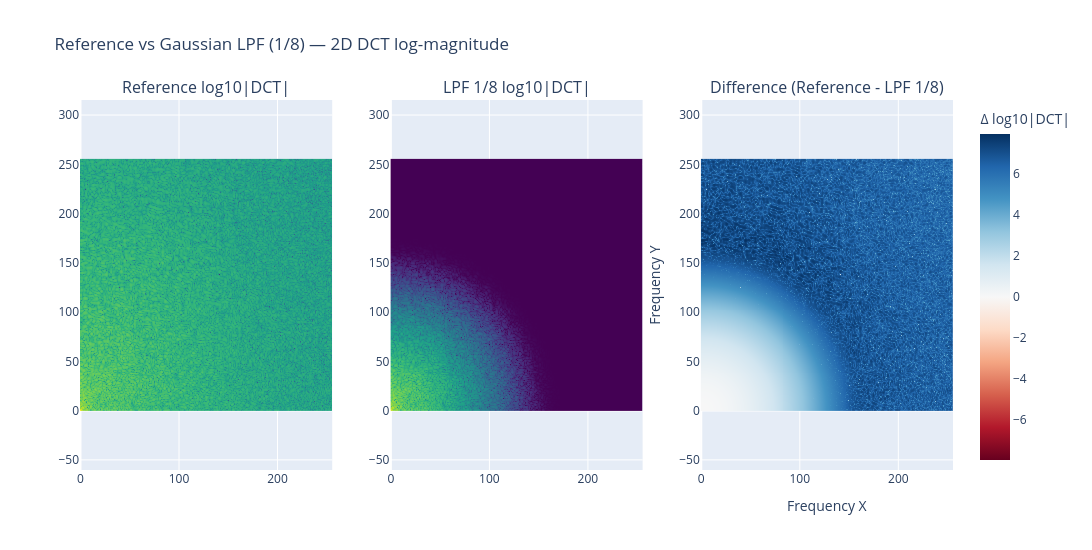

The notebook cell saved with this chart:
### Code cell
# Gaussian low-pass filter (1/N normalized radius) applied in DCT domain,
# then visualize Reference vs LPF'd image DCT magnitudes (log10|DCT|) and their difference.

ref_coeffs = coefficients['Reference']

lpf_factor = 8

# LPF parameters (normalized radius: 0 = DC, 1 ~ Nyquist)
lpf_cutoff = 1 / lpf_factor
# choose sigma so that response at r = cutoff is ~ 0.5: sigma = r / sqrt(2 ln 2)
sigma = lpf_cutoff / np.sqrt(2 * np.log(2))

# build normalized-radius grid to match DCT coefficient layout
rows, cols = ref_coeffs.shape
yy, xx = np.ogrid[:rows, :cols]
normalized_radius = np.sqrt((yy / max(rows - 1, 1)) ** 2 + (xx / max(cols - 1, 1)) ** 2)

# Gaussian LPF in frequency domain
gaussian_lpf = np.exp(- (normalized_radius ** 2) / (2 * sigma ** 2))

# Apply LPF multiplicatively to the Reference DCT coefficients and invert
lpf_coeffs = ref_coeffs * gaussian_lpf
lpf_image = dctn(lpf_coeffs, type=3, norm="ortho")
lpf_image_clipped = np.clip(lpf_image, 0.0, 1.0)

# Compute DCT of the filtered spatial image for a consistent visualization
lpf_coeffs_recomputed = compute_dct_spectrum(lpf_image_clipped)
log_lpf = log_spectrum(lpf_coeffs_recomputed)

# Prepare plotting arrays (same style as existing cells)
plot_spectra = {
    "Reference": spectra["Reference"],
    f"LPF 1/{lpf_factor}": log_lpf,
}
diff_lpf = plot_spectra["Reference"] - plot_spectra[f"LPF 1/{lpf_factor}"]

# shared color limits for the two magnitude plots
vmin = min(np.asarray(s).min() for s in plot_spectra.values())
vmax = max(np.asarray(s).max() for s in plot_spectra.values())

subplot_titles = [f"{k} log10|DCT|" for k in plot_spectra.keys()] + [f"Difference (Reference - LPF 1/{lpf_factor})"]
fig = make_subplots(rows=1, cols=3, subplot_titles=subplot_titles)

col = 1
for name, spectrum in plot_spectra.items():
    fig.add_trace(
        go.Heatmap(
            z=spectrum,
            colorscale="Viridis",
            zmin=float(vmin),
            zmax=float(vmax),
            colorbar=dict(title="log10|DCT|"),
            showscale=False,
        ),
        row=1,
        col=col,
    )
    fig.update_yaxes(scaleanchor=f"x{col}", scaleratio=1, row=1, col=col)
    col += 1

# difference plot with diverging colormap centered at 0
fig.add_trace(
    go.Heatmap(
        z=diff_lpf,
        colorscale="RdBu",
        zmid=0.0,
        colorbar=dict(title="Δ log10|DCT|"),
    ),
    row=1,
    col=3,
)
fig.update_xaxes(title_text="Frequency X", row=1, col=3)
fig.update_yaxes(title_text="Frequency Y", row=1, col=3)
fig.update_yaxes(scaleanchor="x3", scaleratio=1, row=1, col=3)

fig.update_layout(
    height=550,
    width=1350,
    title_text=f"Reference vs Gaussian LPF (1/{lpf_factor}) — 2D DCT log-magnitude",
    showlegend=False,
)
fig.show()

### Figure 1 — Plotly figure (JSON) as saved in the notebook; plotly's stock layout.template omitted (floating-point values rounded to 4 significant figures; data arrays with more than 128 entries replaced by an {"elided": "..."} marker saying what was removed)
{"data": [{"colorbar": {"title": {"text": "log10|DCT|"}}, "colorscale": [[0, "#440154"], [0.1111, "#482878"], [0.2222, "#3e4989"], [0.3333, "#31688e"], [0.4444, "#26828e"], [0.5556, "#1f9e89"], [0.6667, "#35b779"], [0.7778, "#6ece58"], [0.8889, "#b5de2b"], [1, "#fde725"]], "showscale": false, "type": "heatmap", "xaxis": "x", "yaxis": "y", "z": {"elided": "256x256 float values"}, "zmax": 2.267, "zmin": -9}, {"colorbar": {"title": {"text": "log10|DCT|"}}, "colorscale": [[0, "#440154"], [0.1111, "#482878"], [0.2222, "#3e4989"], [0.3333, "#31688e"], [0.4444, "#26828e"], [0.5556, "#1f9e89"], [0.6667, "#35b779"], [0.7778, "#6ece58"], [0.8889, "#b5de2b"], [1, "#fde725"]], "showscale": false, "type": "heatmap", "xaxis": "x2", "yaxis": "y2", "z": {"elided": "256x256 float values"}, "zmax": 2.267, "zmin": -9}, {"colorbar": {"title": {"text": "Δ log10|DCT|"}}, "colorscale": [[0, "rgb(103,0,31)"], [0.1, "rgb(178,24,43)"], [0.2, "rgb(214,96,77)"], [0.3, "rgb(244,165,130)"], [0.4, "rgb(253,219,199)"], [0.5, "rgb(247,247,247)"], [0.6, "rgb(209,229,240)"], [0.7, "rgb(146,197,222)"], [0.8, "rgb(67,147,195)"], [0.9, "rgb(33,102,172)"], [1, "rgb(5,48,97)"]], "type": "heatmap", "xaxis": "x3", "yaxis": "y3", "z": {"elided": "256x256 float values"}, "zmid": 0}], "layout": {"annotations": [{"font": {"size": 16}, "showarrow": false, "text": "Reference log10|DCT|", "x": 0.1444, "xanchor": "center", "xref": "paper", "y": 1, "yanchor": "bottom", "yref": "paper"}, {"font": {"size": 16}, "showarrow": false, "text": "LPF 1/8 log10|DCT|", "x": 0.5, "xanchor": "center", "xref": "paper", "y": 1, "yanchor": "bottom", "yref": "paper"}, {"font": {"size": 16}, "showarrow": false, "text": "Difference (Reference - LPF 1/8)", "x": 0.8556, "xanchor": "center", "xref": "paper", "y": 1, "yanchor": "bottom", "yref": "paper"}], "height": 550, "showlegend": false, "title": {"text": "Reference vs Gaussian LPF (1/8) — 2D DCT log-magnitude"}, "width": 1350, "xaxis": {"anchor": "y", "domain": [0, 0.2889]}, "xaxis2": {"anchor": "y2", "domain": [0.3556, 0.6444]}, "xaxis3": {"anchor": "y3", "domain": [0.7111, 1], "title": {"text": "Frequency X"}}, "yaxis": {"anchor": "x", "domain": [0, 1], "scaleanchor": "x", "scaleratio": 1}, "yaxis2": {"anchor": "x2", "domain": [0, 1], "scaleanchor": "x2", "scaleratio": 1}, "yaxis3": {"anchor": "x3", "domain": [0, 1], "scaleanchor": "x3", "scaleratio": 1, "title": {"text": "Frequency Y"}}}}
